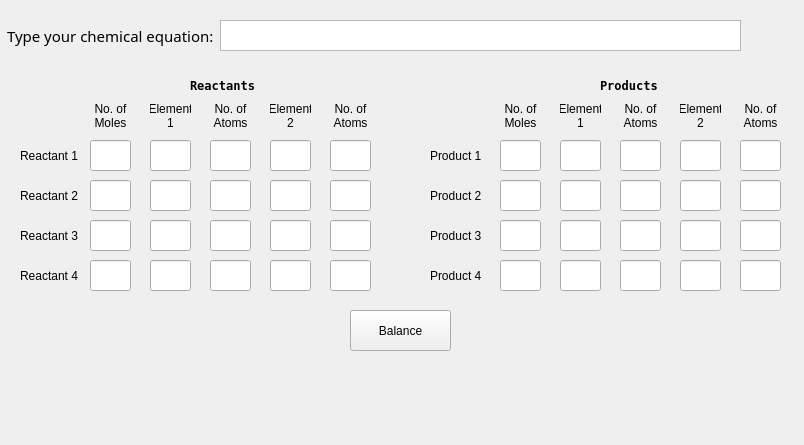
<?xml version="1.0" encoding="UTF-8"?>
<ui version="4.0">
 <class>MyWindow</class>
 <widget class="QMainWindow" name="MyWindow">
  <property name="geometry">
   <rect>
    <x>0</x>
    <y>0</y>
    <width>804</width>
    <height>445</height>
   </rect>
  </property>
  <property name="windowTitle">
   <string>MyWindow</string>
  </property>
  <property name="styleSheet">
   <string notr="true">QMainWindow
{
	background: qlineargradient(x1: 0, y1: 0, x2: 0, y2: 1,
	stop: 1 #3AAFA9 ,
	stop: 0 #FEFFFF);
}</string>
  </property>
  <widget class="QWidget" name="centralWidget">
   <widget class="QLabel" name="label">
    <property name="geometry">
     <rect>
      <x>190</x>
      <y>70</y>
      <width>91</width>
      <height>31</height>
     </rect>
    </property>
    <property name="font">
     <font>
      <family>Fixedsys</family>
      <weight>75</weight>
      <bold>true</bold>
     </font>
    </property>
    <property name="text">
     <string>Reactants</string>
    </property>
   </widget>
   <widget class="QLabel" name="label2">
    <property name="geometry">
     <rect>
      <x>600</x>
      <y>70</y>
      <width>81</width>
      <height>31</height>
     </rect>
    </property>
    <property name="font">
     <font>
      <family>Fixedsys</family>
      <weight>75</weight>
      <bold>true</bold>
     </font>
    </property>
    <property name="text">
     <string>Products</string>
    </property>
   </widget>
   <widget class="QLabel" name="label3">
    <property name="geometry">
     <rect>
      <x>230</x>
      <y>360</y>
      <width>681</width>
      <height>31</height>
     </rect>
    </property>
    <property name="text">
     <string/>
    </property>
   </widget>
   <widget class="QPushButton" name="pushButton">
    <property name="geometry">
     <rect>
      <x>350</x>
      <y>310</y>
      <width>101</width>
      <height>41</height>
     </rect>
    </property>
    <property name="styleSheet">
     <string notr="true">border-color: rgb(255, 255, 255);
font: 14pt &quot;Elephant&quot;;</string>
    </property>
    <property name="text">
     <string>Balance</string>
    </property>
   </widget>
   <widget class="QLabel" name="label_2">
    <property name="geometry">
     <rect>
      <x>20</x>
      <y>140</y>
      <width>61</width>
      <height>31</height>
     </rect>
    </property>
    <property name="text">
     <string>Reactant 1</string>
    </property>
   </widget>
   <widget class="QLabel" name="label_3">
    <property name="geometry">
     <rect>
      <x>20</x>
      <y>180</y>
      <width>61</width>
      <height>31</height>
     </rect>
    </property>
    <property name="text">
     <string>Reactant 2</string>
    </property>
   </widget>
   <widget class="QLabel" name="label_4">
    <property name="geometry">
     <rect>
      <x>20</x>
      <y>260</y>
      <width>61</width>
      <height>31</height>
     </rect>
    </property>
    <property name="text">
     <string>Reactant 4</string>
    </property>
   </widget>
   <widget class="QLabel" name="label_5">
    <property name="geometry">
     <rect>
      <x>20</x>
      <y>220</y>
      <width>61</width>
      <height>31</height>
     </rect>
    </property>
    <property name="text">
     <string>Reactant 3</string>
    </property>
   </widget>
   <widget class="QLabel" name="label_6">
    <property name="enabled">
     <bool>true</bool>
    </property>
    <property name="geometry">
     <rect>
      <x>90</x>
      <y>100</y>
      <width>41</width>
      <height>31</height>
     </rect>
    </property>
    <property name="text">
     <string>No. of  Moles</string>
    </property>
    <property name="textFormat">
     <enum>Qt::PlainText</enum>
    </property>
    <property name="scaledContents">
     <bool>true</bool>
    </property>
    <property name="alignment">
     <set>Qt::AlignCenter</set>
    </property>
    <property name="wordWrap">
     <bool>true</bool>
    </property>
   </widget>
   <widget class="QLabel" name="label_7">
    <property name="enabled">
     <bool>true</bool>
    </property>
    <property name="geometry">
     <rect>
      <x>150</x>
      <y>100</y>
      <width>41</width>
      <height>31</height>
     </rect>
    </property>
    <property name="text">
     <string>Element 1</string>
    </property>
    <property name="textFormat">
     <enum>Qt::PlainText</enum>
    </property>
    <property name="scaledContents">
     <bool>true</bool>
    </property>
    <property name="alignment">
     <set>Qt::AlignCenter</set>
    </property>
    <property name="wordWrap">
     <bool>true</bool>
    </property>
   </widget>
   <widget class="QLabel" name="label_8">
    <property name="enabled">
     <bool>true</bool>
    </property>
    <property name="geometry">
     <rect>
      <x>210</x>
      <y>100</y>
      <width>41</width>
      <height>31</height>
     </rect>
    </property>
    <property name="text">
     <string>No. of Atoms</string>
    </property>
    <property name="textFormat">
     <enum>Qt::PlainText</enum>
    </property>
    <property name="scaledContents">
     <bool>true</bool>
    </property>
    <property name="alignment">
     <set>Qt::AlignCenter</set>
    </property>
    <property name="wordWrap">
     <bool>true</bool>
    </property>
   </widget>
   <widget class="QLabel" name="label_9">
    <property name="enabled">
     <bool>true</bool>
    </property>
    <property name="geometry">
     <rect>
      <x>270</x>
      <y>100</y>
      <width>41</width>
      <height>31</height>
     </rect>
    </property>
    <property name="text">
     <string>Element 2</string>
    </property>
    <property name="textFormat">
     <enum>Qt::PlainText</enum>
    </property>
    <property name="scaledContents">
     <bool>true</bool>
    </property>
    <property name="alignment">
     <set>Qt::AlignCenter</set>
    </property>
    <property name="wordWrap">
     <bool>true</bool>
    </property>
   </widget>
   <widget class="QLabel" name="label_10">
    <property name="enabled">
     <bool>true</bool>
    </property>
    <property name="geometry">
     <rect>
      <x>330</x>
      <y>100</y>
      <width>41</width>
      <height>31</height>
     </rect>
    </property>
    <property name="text">
     <string>No. of Atoms</string>
    </property>
    <property name="textFormat">
     <enum>Qt::PlainText</enum>
    </property>
    <property name="scaledContents">
     <bool>true</bool>
    </property>
    <property name="alignment">
     <set>Qt::AlignCenter</set>
    </property>
    <property name="wordWrap">
     <bool>true</bool>
    </property>
   </widget>
   <widget class="QLabel" name="label_11">
    <property name="geometry">
     <rect>
      <x>430</x>
      <y>180</y>
      <width>61</width>
      <height>31</height>
     </rect>
    </property>
    <property name="text">
     <string>Product 2</string>
    </property>
   </widget>
   <widget class="QLabel" name="label_12">
    <property name="geometry">
     <rect>
      <x>430</x>
      <y>140</y>
      <width>61</width>
      <height>31</height>
     </rect>
    </property>
    <property name="text">
     <string>Product 1</string>
    </property>
   </widget>
   <widget class="QLabel" name="label_13">
    <property name="geometry">
     <rect>
      <x>430</x>
      <y>220</y>
      <width>61</width>
      <height>31</height>
     </rect>
    </property>
    <property name="text">
     <string>Product 3</string>
    </property>
   </widget>
   <widget class="QLabel" name="label_15">
    <property name="geometry">
     <rect>
      <x>430</x>
      <y>260</y>
      <width>61</width>
      <height>31</height>
     </rect>
    </property>
    <property name="text">
     <string>Product 4</string>
    </property>
   </widget>
   <widget class="QLabel" name="label_16">
    <property name="enabled">
     <bool>true</bool>
    </property>
    <property name="geometry">
     <rect>
      <x>680</x>
      <y>100</y>
      <width>41</width>
      <height>31</height>
     </rect>
    </property>
    <property name="text">
     <string>Element 2</string>
    </property>
    <property name="textFormat">
     <enum>Qt::PlainText</enum>
    </property>
    <property name="scaledContents">
     <bool>true</bool>
    </property>
    <property name="alignment">
     <set>Qt::AlignCenter</set>
    </property>
    <property name="wordWrap">
     <bool>true</bool>
    </property>
   </widget>
   <widget class="QLabel" name="label_17">
    <property name="enabled">
     <bool>true</bool>
    </property>
    <property name="geometry">
     <rect>
      <x>740</x>
      <y>100</y>
      <width>41</width>
      <height>31</height>
     </rect>
    </property>
    <property name="text">
     <string>No. of Atoms</string>
    </property>
    <property name="textFormat">
     <enum>Qt::PlainText</enum>
    </property>
    <property name="scaledContents">
     <bool>true</bool>
    </property>
    <property name="alignment">
     <set>Qt::AlignCenter</set>
    </property>
    <property name="wordWrap">
     <bool>true</bool>
    </property>
   </widget>
   <widget class="QLabel" name="label_18">
    <property name="enabled">
     <bool>true</bool>
    </property>
    <property name="geometry">
     <rect>
      <x>620</x>
      <y>100</y>
      <width>41</width>
      <height>31</height>
     </rect>
    </property>
    <property name="text">
     <string>No. of Atoms</string>
    </property>
    <property name="textFormat">
     <enum>Qt::PlainText</enum>
    </property>
    <property name="scaledContents">
     <bool>true</bool>
    </property>
    <property name="alignment">
     <set>Qt::AlignCenter</set>
    </property>
    <property name="wordWrap">
     <bool>true</bool>
    </property>
   </widget>
   <widget class="QLabel" name="label_19">
    <property name="enabled">
     <bool>true</bool>
    </property>
    <property name="geometry">
     <rect>
      <x>500</x>
      <y>100</y>
      <width>41</width>
      <height>31</height>
     </rect>
    </property>
    <property name="text">
     <string>No. of  Moles</string>
    </property>
    <property name="textFormat">
     <enum>Qt::PlainText</enum>
    </property>
    <property name="scaledContents">
     <bool>true</bool>
    </property>
    <property name="alignment">
     <set>Qt::AlignCenter</set>
    </property>
    <property name="wordWrap">
     <bool>true</bool>
    </property>
   </widget>
   <widget class="QLabel" name="label_20">
    <property name="enabled">
     <bool>true</bool>
    </property>
    <property name="geometry">
     <rect>
      <x>560</x>
      <y>100</y>
      <width>41</width>
      <height>31</height>
     </rect>
    </property>
    <property name="text">
     <string>Element 1</string>
    </property>
    <property name="textFormat">
     <enum>Qt::PlainText</enum>
    </property>
    <property name="scaledContents">
     <bool>true</bool>
    </property>
    <property name="alignment">
     <set>Qt::AlignCenter</set>
    </property>
    <property name="wordWrap">
     <bool>true</bool>
    </property>
   </widget>
   <widget class="QLabel" name="label_14">
    <property name="geometry">
     <rect>
      <x>7</x>
      <y>20</y>
      <width>211</width>
      <height>31</height>
     </rect>
    </property>
    <property name="font">
     <font>
      <family>Tw Cen MT Condensed Extra Bold</family>
      <pointsize>11</pointsize>
     </font>
    </property>
    <property name="text">
     <string>Type your chemical equation:</string>
    </property>
   </widget>
   <widget class="QTextEdit" name="textEdit_41">
    <property name="geometry">
     <rect>
      <x>220</x>
      <y>20</y>
      <width>521</width>
      <height>31</height>
     </rect>
    </property>
   </widget>
   <widget class="QLineEdit" name="lineEdit">
    <property name="geometry">
     <rect>
      <x>90</x>
      <y>140</y>
      <width>41</width>
      <height>31</height>
     </rect>
    </property>
   </widget>
   <widget class="QLineEdit" name="lineEdit_2">
    <property name="geometry">
     <rect>
      <x>90</x>
      <y>180</y>
      <width>41</width>
      <height>31</height>
     </rect>
    </property>
   </widget>
   <widget class="QLineEdit" name="lineEdit_3">
    <property name="geometry">
     <rect>
      <x>90</x>
      <y>220</y>
      <width>41</width>
      <height>31</height>
     </rect>
    </property>
   </widget>
   <widget class="QLineEdit" name="lineEdit_4">
    <property name="geometry">
     <rect>
      <x>90</x>
      <y>260</y>
      <width>41</width>
      <height>31</height>
     </rect>
    </property>
   </widget>
   <widget class="QLineEdit" name="lineEdit_5">
    <property name="geometry">
     <rect>
      <x>150</x>
      <y>140</y>
      <width>41</width>
      <height>31</height>
     </rect>
    </property>
   </widget>
   <widget class="QLineEdit" name="lineEdit_6">
    <property name="geometry">
     <rect>
      <x>150</x>
      <y>180</y>
      <width>41</width>
      <height>31</height>
     </rect>
    </property>
   </widget>
   <widget class="QLineEdit" name="lineEdit_7">
    <property name="geometry">
     <rect>
      <x>150</x>
      <y>220</y>
      <width>41</width>
      <height>31</height>
     </rect>
    </property>
   </widget>
   <widget class="QLineEdit" name="lineEdit_8">
    <property name="geometry">
     <rect>
      <x>150</x>
      <y>260</y>
      <width>41</width>
      <height>31</height>
     </rect>
    </property>
   </widget>
   <widget class="QLineEdit" name="lineEdit_9">
    <property name="geometry">
     <rect>
      <x>270</x>
      <y>180</y>
      <width>41</width>
      <height>31</height>
     </rect>
    </property>
   </widget>
   <widget class="QLineEdit" name="lineEdit_10">
    <property name="geometry">
     <rect>
      <x>270</x>
      <y>220</y>
      <width>41</width>
      <height>31</height>
     </rect>
    </property>
   </widget>
   <widget class="QLineEdit" name="lineEdit_11">
    <property name="geometry">
     <rect>
      <x>210</x>
      <y>140</y>
      <width>41</width>
      <height>31</height>
     </rect>
    </property>
   </widget>
   <widget class="QLineEdit" name="lineEdit_12">
    <property name="geometry">
     <rect>
      <x>210</x>
      <y>180</y>
      <width>41</width>
      <height>31</height>
     </rect>
    </property>
   </widget>
   <widget class="QLineEdit" name="lineEdit_13">
    <property name="geometry">
     <rect>
      <x>210</x>
      <y>220</y>
      <width>41</width>
      <height>31</height>
     </rect>
    </property>
   </widget>
   <widget class="QLineEdit" name="lineEdit_14">
    <property name="geometry">
     <rect>
      <x>210</x>
      <y>260</y>
      <width>41</width>
      <height>31</height>
     </rect>
    </property>
   </widget>
   <widget class="QLineEdit" name="lineEdit_15">
    <property name="geometry">
     <rect>
      <x>270</x>
      <y>260</y>
      <width>41</width>
      <height>31</height>
     </rect>
    </property>
   </widget>
   <widget class="QLineEdit" name="lineEdit_16">
    <property name="geometry">
     <rect>
      <x>270</x>
      <y>140</y>
      <width>41</width>
      <height>31</height>
     </rect>
    </property>
   </widget>
   <widget class="QLineEdit" name="lineEdit_17">
    <property name="geometry">
     <rect>
      <x>330</x>
      <y>180</y>
      <width>41</width>
      <height>31</height>
     </rect>
    </property>
   </widget>
   <widget class="QLineEdit" name="lineEdit_18">
    <property name="geometry">
     <rect>
      <x>330</x>
      <y>260</y>
      <width>41</width>
      <height>31</height>
     </rect>
    </property>
   </widget>
   <widget class="QLineEdit" name="lineEdit_19">
    <property name="geometry">
     <rect>
      <x>330</x>
      <y>140</y>
      <width>41</width>
      <height>31</height>
     </rect>
    </property>
   </widget>
   <widget class="QLineEdit" name="lineEdit_20">
    <property name="geometry">
     <rect>
      <x>330</x>
      <y>220</y>
      <width>41</width>
      <height>31</height>
     </rect>
    </property>
   </widget>
   <widget class="QLineEdit" name="lineEdit_21">
    <property name="geometry">
     <rect>
      <x>500</x>
      <y>140</y>
      <width>41</width>
      <height>31</height>
     </rect>
    </property>
   </widget>
   <widget class="QLineEdit" name="lineEdit_22">
    <property name="geometry">
     <rect>
      <x>500</x>
      <y>260</y>
      <width>41</width>
      <height>31</height>
     </rect>
    </property>
   </widget>
   <widget class="QLineEdit" name="lineEdit_23">
    <property name="geometry">
     <rect>
      <x>620</x>
      <y>220</y>
      <width>41</width>
      <height>31</height>
     </rect>
    </property>
   </widget>
   <widget class="QLineEdit" name="lineEdit_24">
    <property name="geometry">
     <rect>
      <x>620</x>
      <y>140</y>
      <width>41</width>
      <height>31</height>
     </rect>
    </property>
   </widget>
   <widget class="QLineEdit" name="lineEdit_25">
    <property name="geometry">
     <rect>
      <x>500</x>
      <y>220</y>
      <width>41</width>
      <height>31</height>
     </rect>
    </property>
   </widget>
   <widget class="QLineEdit" name="lineEdit_26">
    <property name="geometry">
     <rect>
      <x>740</x>
      <y>260</y>
      <width>41</width>
      <height>31</height>
     </rect>
    </property>
   </widget>
   <widget class="QLineEdit" name="lineEdit_27">
    <property name="geometry">
     <rect>
      <x>560</x>
      <y>220</y>
      <width>41</width>
      <height>31</height>
     </rect>
    </property>
   </widget>
   <widget class="QLineEdit" name="lineEdit_28">
    <property name="geometry">
     <rect>
      <x>740</x>
      <y>180</y>
      <width>41</width>
      <height>31</height>
     </rect>
    </property>
   </widget>
   <widget class="QLineEdit" name="lineEdit_29">
    <property name="geometry">
     <rect>
      <x>680</x>
      <y>260</y>
      <width>41</width>
      <height>31</height>
     </rect>
    </property>
   </widget>
   <widget class="QLineEdit" name="lineEdit_30">
    <property name="geometry">
     <rect>
      <x>560</x>
      <y>260</y>
      <width>41</width>
      <height>31</height>
     </rect>
    </property>
   </widget>
   <widget class="QLineEdit" name="lineEdit_31">
    <property name="geometry">
     <rect>
      <x>680</x>
      <y>220</y>
      <width>41</width>
      <height>31</height>
     </rect>
    </property>
   </widget>
   <widget class="QLineEdit" name="lineEdit_32">
    <property name="geometry">
     <rect>
      <x>740</x>
      <y>220</y>
      <width>41</width>
      <height>31</height>
     </rect>
    </property>
   </widget>
   <widget class="QLineEdit" name="lineEdit_33">
    <property name="geometry">
     <rect>
      <x>620</x>
      <y>260</y>
      <width>41</width>
      <height>31</height>
     </rect>
    </property>
   </widget>
   <widget class="QLineEdit" name="lineEdit_34">
    <property name="geometry">
     <rect>
      <x>560</x>
      <y>140</y>
      <width>41</width>
      <height>31</height>
     </rect>
    </property>
   </widget>
   <widget class="QLineEdit" name="lineEdit_35">
    <property name="geometry">
     <rect>
      <x>680</x>
      <y>180</y>
      <width>41</width>
      <height>31</height>
     </rect>
    </property>
   </widget>
   <widget class="QLineEdit" name="lineEdit_36">
    <property name="geometry">
     <rect>
      <x>560</x>
      <y>180</y>
      <width>41</width>
      <height>31</height>
     </rect>
    </property>
   </widget>
   <widget class="QLineEdit" name="lineEdit_37">
    <property name="geometry">
     <rect>
      <x>620</x>
      <y>180</y>
      <width>41</width>
      <height>31</height>
     </rect>
    </property>
   </widget>
   <widget class="QLineEdit" name="lineEdit_38">
    <property name="geometry">
     <rect>
      <x>500</x>
      <y>180</y>
      <width>41</width>
      <height>31</height>
     </rect>
    </property>
   </widget>
   <widget class="QLineEdit" name="lineEdit_39">
    <property name="geometry">
     <rect>
      <x>680</x>
      <y>140</y>
      <width>41</width>
      <height>31</height>
     </rect>
    </property>
   </widget>
   <widget class="QLineEdit" name="lineEdit_40">
    <property name="geometry">
     <rect>
      <x>740</x>
      <y>140</y>
      <width>41</width>
      <height>31</height>
     </rect>
    </property>
   </widget>
  </widget>
 </widget>
 <layoutdefault spacing="6" margin="11"/>
 <tabstops>
  <tabstop>textEdit_41</tabstop>
  <tabstop>lineEdit</tabstop>
  <tabstop>lineEdit_2</tabstop>
  <tabstop>lineEdit_3</tabstop>
  <tabstop>lineEdit_4</tabstop>
  <tabstop>lineEdit_5</tabstop>
  <tabstop>lineEdit_6</tabstop>
  <tabstop>lineEdit_7</tabstop>
  <tabstop>lineEdit_8</tabstop>
  <tabstop>lineEdit_9</tabstop>
  <tabstop>lineEdit_10</tabstop>
  <tabstop>lineEdit_11</tabstop>
  <tabstop>lineEdit_12</tabstop>
  <tabstop>lineEdit_16</tabstop>
  <tabstop>lineEdit_14</tabstop>
  <tabstop>lineEdit_15</tabstop>
  <tabstop>lineEdit_13</tabstop>
  <tabstop>lineEdit_17</tabstop>
  <tabstop>lineEdit_18</tabstop>
  <tabstop>lineEdit_19</tabstop>
  <tabstop>lineEdit_20</tabstop>
  <tabstop>lineEdit_21</tabstop>
  <tabstop>pushButton</tabstop>
  <tabstop>lineEdit_22</tabstop>
  <tabstop>lineEdit_23</tabstop>
  <tabstop>lineEdit_24</tabstop>
  <tabstop>lineEdit_25</tabstop>
  <tabstop>lineEdit_26</tabstop>
  <tabstop>lineEdit_27</tabstop>
  <tabstop>lineEdit_28</tabstop>
  <tabstop>lineEdit_29</tabstop>
  <tabstop>lineEdit_30</tabstop>
  <tabstop>lineEdit_31</tabstop>
  <tabstop>lineEdit_32</tabstop>
  <tabstop>lineEdit_33</tabstop>
  <tabstop>lineEdit_34</tabstop>
  <tabstop>lineEdit_35</tabstop>
  <tabstop>lineEdit_36</tabstop>
  <tabstop>lineEdit_37</tabstop>
  <tabstop>lineEdit_38</tabstop>
  <tabstop>lineEdit_39</tabstop>
  <tabstop>lineEdit_40</tabstop>
 </tabstops>
 <resources/>
 <connections/>
</ui>
